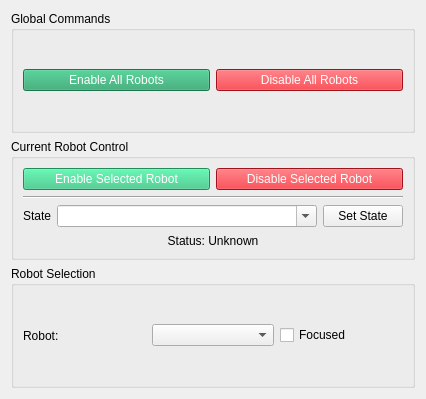
<?xml version="1.0" encoding="UTF-8"?>
<ui version="4.0">
 <class>CommanderPanel</class>
 <widget class="QWidget" name="CommanderPanel">
  <property name="geometry">
   <rect>
    <x>0</x>
    <y>0</y>
    <width>426</width>
    <height>399</height>
   </rect>
  </property>
  <property name="windowTitle">
   <string>Robot Commander</string>
  </property>
  <layout class="QVBoxLayout" name="mainVerticalLayout">
   <item>
    <widget class="QGroupBox" name="globalCommandsGroup">
     <property name="title">
      <string>Global Commands </string>
     </property>
     <layout class="QHBoxLayout" name="globalCommandsLayout">
      <item>
       <widget class="QPushButton" name="enableAllButton">
        <property name="toolTip">
         <string>Send enable command to all robots in the list.</string>
        </property>
        <property name="styleSheet">
         <string notr="true">background-color: #26A269; color: white;</string>
        </property>
        <property name="text">
         <string>Enable All Robots</string>
        </property>
       </widget>
      </item>
      <item>
       <widget class="QPushButton" name="disableAllButton">
        <property name="toolTip">
         <string>Send disable command to all robots in the list.</string>
        </property>
        <property name="styleSheet">
         <string notr="true">background-color: #E01B24; color: white;</string>
        </property>
        <property name="text">
         <string>Disable All Robots</string>
        </property>
       </widget>
      </item>
     </layout>
    </widget>
   </item>
   <item>
    <widget class="QGroupBox" name="currentRobotControlGroup">
     <property name="title">
      <string>Current Robot Control</string>
     </property>
     <layout class="QVBoxLayout" name="currentRobotControlLayout">
      <item>
       <layout class="QHBoxLayout" name="currentRobotEnableDisableLayout">
        <item>
         <widget class="QPushButton" name="enableCurrentButton">
          <property name="styleSheet">
           <string notr="true">background-color: #2EC27E; color: white;</string>
          </property>
          <property name="text">
           <string>Enable Selected Robot</string>
          </property>
         </widget>
        </item>
        <item>
         <widget class="QPushButton" name="disableCurrentButton">
          <property name="styleSheet">
           <string notr="true">background-color: #E01B24; color: white;</string>
          </property>
          <property name="text">
           <string>Disable Selected Robot</string>
          </property>
         </widget>
        </item>
       </layout>
      </item>
      <item>
       <widget class="Line" name="separatorLine">
        <property name="orientation">
         <enum>Qt::Horizontal</enum>
        </property>
       </widget>
      </item>
      <item>
       <layout class="QHBoxLayout" name="setStateLayout">
        <item>
         <widget class="QLabel" name="label_setState">
          <property name="baseSize">
           <size>
            <width>0</width>
            <height>0</height>
           </size>
          </property>
          <property name="text">
           <string>State</string>
          </property>
         </widget>
        </item>
        <item>
         <widget class="QComboBox" name="stateSelectComboBox">
          <property name="sizePolicy">
           <sizepolicy hsizetype="Preferred" vsizetype="Fixed">
            <horstretch>1</horstretch>
            <verstretch>0</verstretch>
           </sizepolicy>
          </property>
          <property name="maximumSize">
           <size>
            <width>16777213</width>
            <height>16777215</height>
           </size>
          </property>
          <property name="toolTip">
           <string>Select a predefined state or type a state code (e.g., 0, 1, 101).</string>
          </property>
          <property name="editable">
           <bool>true</bool>
          </property>
          <property name="iconSize">
           <size>
            <width>16</width>
            <height>16</height>
           </size>
          </property>
          <property name="lineEditPlaceholderText" stdset="0">
           <string>Select or type state...</string>
          </property>
         </widget>
        </item>
        <item>
         <widget class="QPushButton" name="setStateButton">
          <property name="sizePolicy">
           <sizepolicy hsizetype="Minimum" vsizetype="Fixed">
            <horstretch>0</horstretch>
            <verstretch>0</verstretch>
           </sizepolicy>
          </property>
          <property name="maximumSize">
           <size>
            <width>16777215</width>
            <height>16777215</height>
           </size>
          </property>
          <property name="baseSize">
           <size>
            <width>2</width>
            <height>0</height>
           </size>
          </property>
          <property name="text">
           <string>Set State</string>
          </property>
         </widget>
        </item>
       </layout>
      </item>
      <item>
       <widget class="QLabel" name="currentRobotStatusLabel">
        <property name="font">
         <font/>
        </property>
        <property name="toolTip">
         <string>Shows the last commanded state for the selected robot.</string>
        </property>
        <property name="text">
         <string>Status: Unknown</string>
        </property>
        <property name="alignment">
         <set>Qt::AlignCenter</set>
        </property>
       </widget>
      </item>
     </layout>
    </widget>
   </item>
   <item>
    <widget class="QGroupBox" name="robotSelectionGroup">
     <property name="title">
      <string>Robot Selection</string>
     </property>
     <layout class="QHBoxLayout" name="robotSelectionLayout">
      <item>
       <widget class="QLabel" name="label_robot_select">
        <property name="text">
         <string>Robot:</string>
        </property>
       </widget>
      </item>
      <item>
       <widget class="QComboBox" name="robot_select_block"/>
      </item>
      <item>
       <widget class="QCheckBox" name="focus_box">
        <property name="text">
         <string>Focused</string>
        </property>
       </widget>
      </item>
     </layout>
    </widget>
   </item>
  </layout>
 </widget>
 <resources/>
 <connections/>
</ui>
